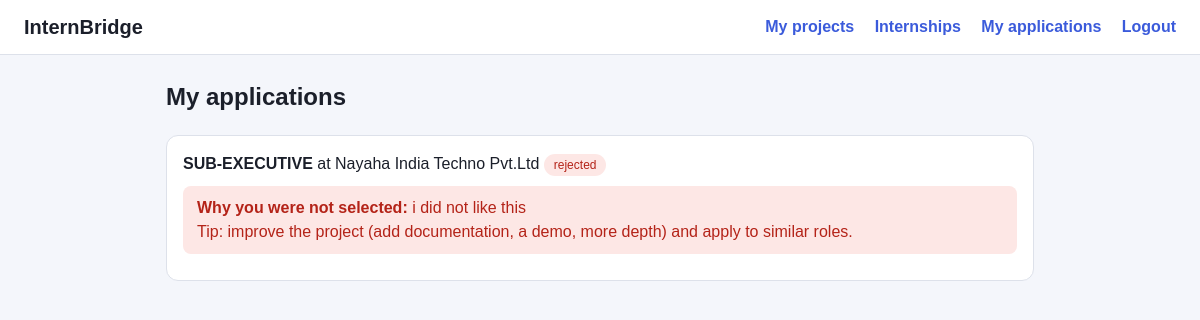
The page /my-applications (signed in) on the database its author committed.
### app.py (models this page shows)
class Application(db.Model):
    id = db.Column(db.Integer, primary_key=True)
    student_id = db.Column(db.Integer, db.ForeignKey("user.id"))
    internship_id = db.Column(db.Integer, db.ForeignKey("internship.id"))
    project_id = db.Column(db.Integer, db.ForeignKey("project.id"))
    status = db.Column(db.String(20), default="applied")  # applied/shortlisted/selected/rejected
    reason = db.Column(db.String(300), default="")
    student = db.relationship("User")
    internship = db.relationship("Internship")
    project = db.relationship("Project")

class Internship(db.Model):
    id = db.Column(db.Integer, primary_key=True)
    company_id = db.Column(db.Integer, db.ForeignKey("company.id"))
    title = db.Column(db.String(150))
    domain = db.Column(db.String(60))
    duration = db.Column(db.String(60))
    description = db.Column(db.Text)

class Company(db.Model):
    id = db.Column(db.Integer, primary_key=True)
    user_id = db.Column(db.Integer, db.ForeignKey("user.id"))
    name = db.Column(db.String(150))
    cin = db.Column(db.String(30))
    gst = db.Column(db.String(30))
    website = db.Column(db.String(150))
    sign_name = db.Column(db.String(100))
    sign_role = db.Column(db.String(100))
    reg_doc = db.Column(db.String(200), default="")
    sign_doc = db.Column(db.String(200), default="")
    status = db.Column(db.String(20), default="pending")  # pending/verified/rejected
    reason = db.Column(db.String(300), default="")
    jobs = db.relationship("Internship", backref="company")

### app.py (the view)
@app.route("/my-applications")
@role_required("student")
def my_applications():
    apps = Application.query.filter_by(student_id=current_user.id).order_by(Application.id.desc()).all()
    return render_template("my_applications.html", apps=apps)

### app.py (called while the page is built)
@login_manager.user_loader
def load_user(uid):
    return db.session.get(User, int(uid))

def role_required(role):
    def deco(f):
        @wraps(f)
        def wrapper(*a, **k):
            if not current_user.is_authenticated:
                return login_manager.unauthorized()
            if current_user.role != role:
                abort(403)
            return f(*a, **k)
        return wrapper
    return deco

### templates/my_applications.html
{% extends "base.html" %}
{% block content %}
<h2>My applications</h2>
{% for a in apps %}
<div class="card">
  <b>{{ a.internship.title }}</b> at {{ a.internship.company.name }}
  <span class="tag {{ a.status }}">{{ a.status }}</span>
  {% if a.status == 'rejected' %}
    <div class="flash error"><b>Why you were not selected:</b> {{ a.reason }}<br>
    Tip: improve the project (add documentation, a demo, more depth) and apply to similar roles.</div>
  {% elif a.status == 'selected' %}
    <div class="flash ok">🎉 You are selected! {{ a.reason }}</div>
  {% elif a.status == 'shortlisted' %}
    <div class="flash warn">You are shortlisted. {{ a.reason }}</div>
  {% else %}
    <div class="flash warn">Waiting for the company to review.</div>
  {% endif %}
</div>
{% else %}<p class="mu">You have not applied yet.</p>{% endfor %}
{% endblock %}

### static/style.css (style rules this page uses)
* { box-sizing: border-box; }
body { margin: 0; font-family: Arial, sans-serif; background: #f4f6fb; color: #1b1f2a; line-height: 1.5; }
.card { background: #fff; border: 1px solid #dde1ea; border-radius: 12px; padding: 16px; margin-bottom: 14px; }
.tag { display: inline-block; padding: 2px 10px; border-radius: 99px; font-size: 12px; background: #e3e6ee; }
.tag.rejected { background: #fde7e5; color: #b42318; }
.flash { padding: 10px 14px; border-radius: 8px; margin: 10px 0; }
.flash.error { background: #fde7e5; color: #b42318; }

### rows shown on the page
Application: internship "SUB-EXECUTIVE", internship.company.name "Nayaha India Techno Pvt.Ltd", status "rejected", reason "i did not like this"
